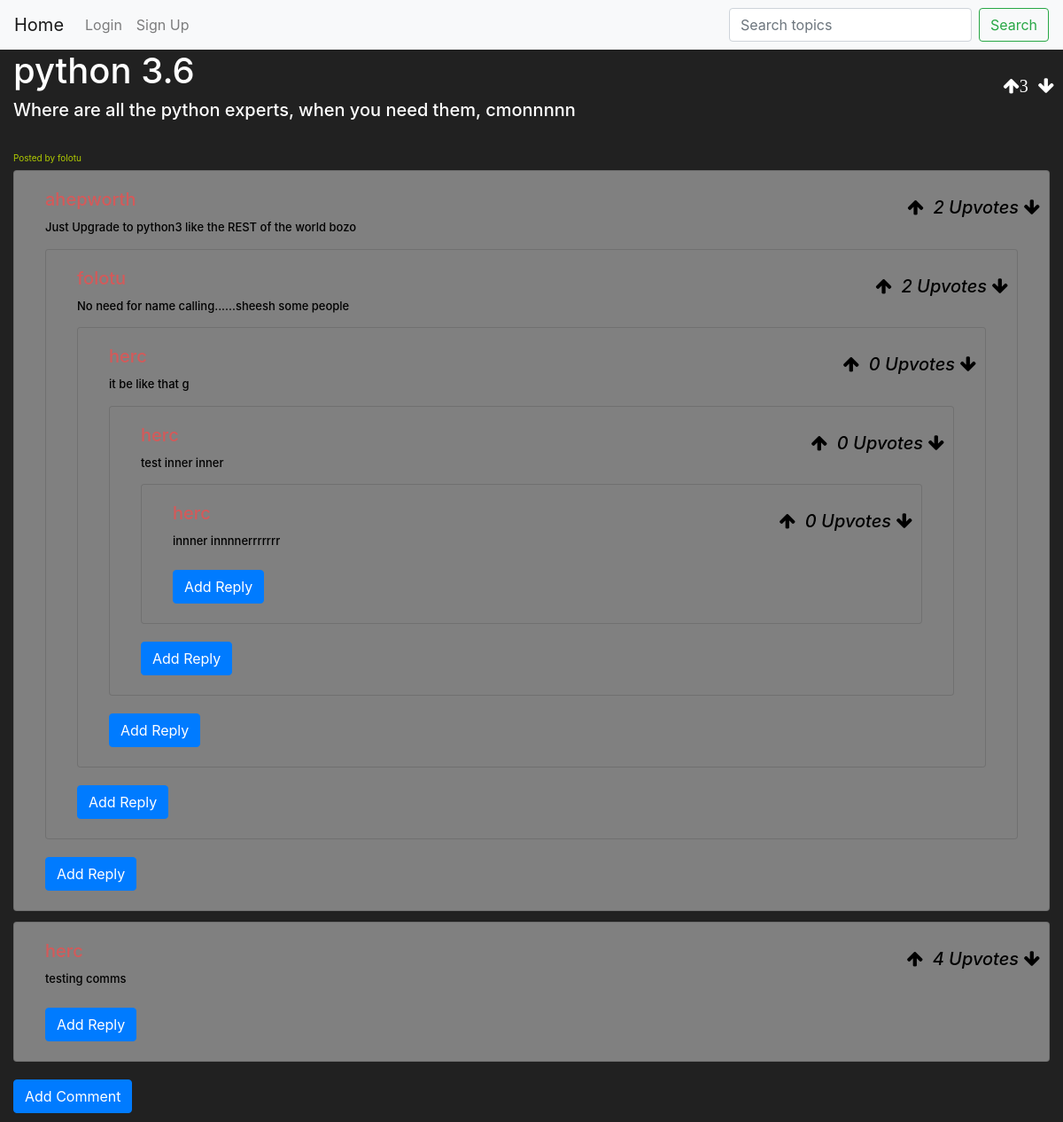
/post/1, run on the app's committed database.
### ForumApp/models.py (models this page shows, shortened)
class Post(db.Model):
    id = db.Column(db.Integer, primary_key=True)
    author_id = db.Column(db.Integer, db.ForeignKey('users.id'))
    author = db.relationship(Users, backref=backref("Post", cascade="all, delete"))
    category_id = db.Column(db.Integer, db.ForeignKey('category.id'), nullable=True)
    category = db.relationship(Category, backref=db.backref("post", lazy='dynamic'))
    number_of_votes = db.Column(db.Integer())
    title = db.Column(db.String(120))
    description = db.Column(db.String(10000))
    image_url = db.Column(db.String(200))
    created_at = db.Column(db.DateTime(timezone=True), default=func.now())
    updated_at = db.Column(db.DateTime(timezone=True), default=func.now())

class Users(db.Model, UserMixin):
    id = db.Column(db.Integer, primary_key=True)
    username = db.Column(db.String, unique=True, nullable=False)
    email = db.Column(db.String, unique=True, nullable=False)
    password = db.Column(db.String(150))
    active = db.Column(db.Boolean())
    roles = db.relationship('Role', secondary=roles_users, backref=db.backref('users', lazy='dynamic'))

class Comment(db.Model):
    id = db.Column(db.Integer, primary_key=True)
    author_id = db.Column(db.Integer, db.ForeignKey('users.id'))
    author = db.relationship(Users, backref=backref("Comment", cascade="all, delete"))
    post_id = db.Column(db.Integer, db.ForeignKey('post.id'))
    post = db.relationship(Post, backref=backref("Comment", cascade="all, delete"))
    number_of_votes = db.Column(db.Integer())
    comment = db.Column(db.String(10000))
    created_at = db.Column(db.DateTime(timezone=True), default=func.now())
    updated_at = db.Column(db.DateTime(timezone=True), default=func.now())

class Reply(db.Model):
    id = db.Column(db.Integer, primary_key=True)
    author_id = db.Column(db.Integer, db.ForeignKey('users.id'))
    author = db.relationship(Users, backref=backref("Reply", cascade="all, delete"))
    comment_id = db.Column(db.Integer, db.ForeignKey('comment.id'))
    comment = db.relationship(Comment, backref=backref("Reply", cascade="all, delete"))
    number_of_votes = db.Column(db.Integer())
    reply = db.Column(db.String(10000))
    replyparent_id = db.Column(db.Integer, db.ForeignKey('reply.id'))
    replies = db.relationship('Reply', backref=db.backref('replyparent', remote_side=[id]),lazy='dynamic')
    created_at = db.Column(db.DateTime(timezone=True), default=func.now())
    updated_at = db.Column(db.DateTime(timezone=True), default=func.now())

### ForumApp/views.py (the view)
@views.route('/post/<int:post_id>', methods=['GET'])
def post(post_id):
    post = Post.query.get(post_id)
    if not post:
        abort(404)
    comments = Comment.query.filter_by(post_id=post_id).all()
    replies = Reply.query.all()
    return render_template('post.html', post=post, comments=comments, replies=replies)

### ForumApp/templates/post.html (shortened to what this page needs)
{% extends "base.html" %}
{% block body %}
<div class="col-md-auto col-lg-auto col-sm-auto w-100">
    <h1>{{ post.title }}</h1>
    <h5>{{ post.description }} </h5>
    <small class="card-foot"> Posted by {{ post.author.username }} </small>
<div class="arrow-button">
        <i class="fa fa-arrow-up">{{post.number_of_votes}}</i>
        <i class="fa fa-arrow-down"></i>
    </div>
{% macro loop_replies(replies, comment, repparentid) %}
    {% for reply in replies %}
        <div class="card mb-12 col-md-auto col-lg-auto ">
            <div class="card-body">
                <h5 class="card-title">{{ reply.author.username }}</h5>
                <p class="card-text">{{ reply.reply }}</p>
                <div class="arrow-button">
                    <i class="fa fa-arrow-up"></i>
                    {% if reply.number_of_votes >= 0 %}
                        <i class=""> {{ reply.number_of_votes }} Upvotes </i>
                    {% elif reply.number_of_votes < 0 %}
                        <i class=""> {{ reply.number_of_votes }} Downvotes </i>
                    {% endif %}
                        <i class="fa fa-arrow-down"></i>
                </div>
                {% if reply.replies %}
                    {{ loop_replies(reply.replies, comment, reply.id) }}
                {% endif %}
            </div>
        </div>
    {% endfor %}
    <button type="button" id="replyNest-button" class="btn btn-primary nestreply">Add Reply</button>
{% endmacro %}
<div class="card-columns" style="column-count: 1;">
    {% for comment in post.Comment %}
        <div class="card mb-12 col-md-auto col-lg-auto ">
            <div class="card-body">
                <h5 class="card-title">{{ comment.author.username }}</h5>
                <p class="card-text">{{ comment.comment }}</p>
                {% for reply in comment.Reply %}
                    <div class="card mb-12 col-md-auto col-lg-auto ">
                        <div class="card-body">
                            <h5 class="card-title">{{ reply.author.username }}</h5>
                            <p class="card-text">{{ reply.reply }}</p>
                            <div class="arrow-button">
                                <i class="fa fa-arrow-up"></i>
                                {% if reply.number_of_votes >= 0 %}
                                    <i class=""> {{ reply.number_of_votes }} Upvotes </i>
                                {% elif reply.number_of_votes < 0 %}
                                    <i class=""> {{ reply.number_of_votes }} Downvotes </i>
                                {% endif %}
                                    <i class="fa fa-arrow-down"></i>
                            </div>
                            {% if reply.replies %}
                                {{ loop_replies(reply.replies, comment, reply.id) }}
                            {% endif %}
                        </div>
                    </div>
                {% endfor %}
                    <div class="arrow-button">
                        <i class="fa fa-arrow-up"></i>
                            {% if comment.number_of_votes >= 0 %}
                                <i class=""> {{ comment.number_of_votes }} Upvotes </i>
                            {% elif comment.number_of_votes < 0 %}
                                <i class=""> {{ comment.number_of_votes }} Downvotes </i>
                            {% endif %}
                        <i class="fa fa-arrow-down"></i>
                    </div>
                <button type="button" id="" class="btn btn-primary reply">Add Reply</button>
            </div>
        </div>
    {% endfor %}
                <button type="button" id="comment-button" class="btn btn-primary">Add Comment</button>
     </div>
</div>
{% endblock %}

### ForumApp/static/css/base.css (style rules this page uses)
body { background-color: #212121; color: white; }
.card { display: block; width: 100%; height: 100%; text-decoration: none; cursor: pointer; pointer-events: auto; background-color: grey; }
.card-text { color: #000; font-size: small; }
.card-title { color: rgb(211, 90, 90); }
.card-foot { color: rgb(177, 204, 0); font-size: x-small; }
.card-columns { color: rgb(0, 0, 0); }
.arrow-button { position: absolute; top: 0; right: 0; padding: 10px; }
.arrow-button i { font-size: 20px; }

### data on the page
Post: title "python 3.6", description "Where are all the python experts, when you need them, cmonnnnn", number_of_votes "3"
Users: author.username "folotu"
Comment: comment "Just Upgrade to python3 like the REST of the world bozo", number_of_votes "2"
Reply: reply "No need for name calling......sheesh some people", number_of_votes "2"
Reply: reply "it be like that g", number_of_votes "0"
Reply: reply "test inner inner", number_of_votes "0"
Reply: reply "innner innnnerrrrrrr", number_of_votes "0"
Comment: comment "testing comms", number_of_votes "4"
